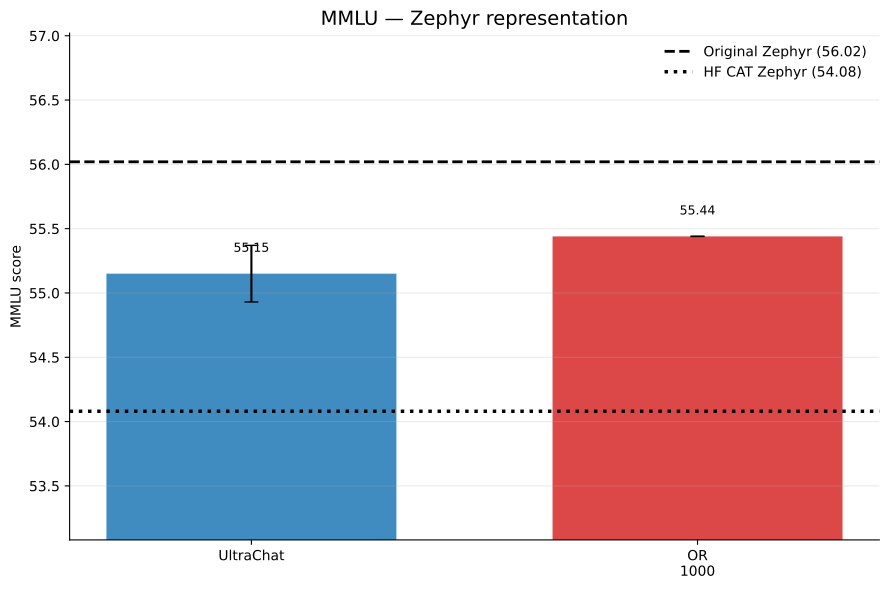

The script that drew this image:
import numpy as np
import matplotlib.pyplot as plt

from pathlib import Path
from matplotlib.backends.backend_pdf import PdfPages


# ============================================================
# Configuration
# ============================================================

MODEL_NAME = "Zephyr"

rows = [
    "only UltraChat",
    "OR (1000)",
]

# Same colors across ALL experiments/scripts
colors = {
    "only UltraChat":      "C0",
    "OR (100)":            "C1",
    "OR (500)":            "C2",
    "OR (1000)":           "C3",
    "trimmed OR (1000)":   "C4",
    "OR (3000)":           "C5",
}

eps = np.array([0.05, 0.10, 0.20, 0.40])


# ============================================================
# MMLU
# ============================================================

mmlu_github = {
    "only UltraChat": (55.15, 0.22),
    "OR (1000)":      (55.44, None),
}

mmlu_references = {
    "Original Zephyr": 56.02,
    "HuggingFace CAT Zephyr": 54.08,
}

mmlu_relative = {
    "only UltraChat": {
        "y":   [55.05, 54.98, 55.17, 54.92],
        "err": [0.30, 0.26, 0.17, 0.17],
    },
    "OR (1000)": {
        "y":   [55.71, 55.38, 55.80, 55.16],
        "err": [None, None, None, None],
    },
}


# ============================================================
# ARC-E
# ============================================================

arce_github = {
    "only UltraChat": (78.22, 0.38),
    "OR (1000)":      (77.23, None),
}

arce_references = {
    "Original Zephyr": 81.00,
    "HuggingFace CAT Zephyr": 78.20,
}

arce_relative = {
    "only UltraChat": {
        "y":   [79.00, 78.52, 78.04, 77.08],
        "err": [0.26, 0.35, 0.40, 0.87],
    },
    "OR (1000)": {
        "y":   [77.95, 77.95, 77.61, 77.65],
        "err": [None, None, None, None],
    },
}


# ============================================================
# ARC-C
# ============================================================

arcc_github = {
    "only UltraChat": (50.24, 0.61),
    "OR (1000)":      (51.37, None),
}

arcc_references = {
    "Original Zephyr": 55.20,
    "HuggingFace CAT Zephyr": 51.50,
}

arcc_relative = {
    "only UltraChat": {
        "y":   [51.17, 51.08, 50.94, 49.32],
        "err": [0.35, 0.51, 0.76, 0.82],
    },
    "OR (1000)": {
        "y":   [51.62, 51.45, 52.30, 50.60],
        "err": [None, None, None, None],
    },
}


# ============================================================
# Labels
# ============================================================

labels = {
    "only UltraChat": "UltraChat",
    "OR (100)": "OR\n100",
    "OR (500)": "OR\n500",
    "OR (1000)": "OR\n1000",
    "trimmed OR (1000)": "Trimmed OR\n1000",
    "OR (3000)": "OR\n3000",
}


# ============================================================
# Representation plot
# ============================================================

def plot_representation(data, references, metric):
    fig, ax = plt.subplots(figsize=(9, 6))

    available_rows = [
        row for row in rows
        if data.get(row) is not None
    ]

    x = np.arange(len(available_rows))

    values = [
        data[row][0]
        for row in available_rows
    ]

    errors = [
        data[row][1] if data[row][1] is not None else 0
        for row in available_rows
    ]

    bars = ax.bar(
        x,
        values,
        yerr=errors,
        capsize=5,
        width=0.65,
        color=[colors[row] for row in available_rows],
        alpha=0.85,
    )

    # --------------------------------------------------------
    # Reference lines
    # --------------------------------------------------------

    original = references["Original Zephyr"]
    hf = references["HuggingFace CAT Zephyr"]

    ax.axhline(
        original,
        color="black",
        linestyle="--",
        linewidth=2,
        label=f"Original Zephyr ({original:.2f})",
    )

    ax.axhline(
        hf,
        color="black",
        linestyle=":",
        linewidth=2.5,
        label=f"HF CAT Zephyr ({hf:.2f})",
    )

    # --------------------------------------------------------
    # Labels
    # --------------------------------------------------------

    ax.set_xticks(x)

    ax.set_xticklabels([
        labels[row]
        for row in available_rows
    ])

    # Values above bars
    for bar, value in zip(bars, values):
        ax.text(
            bar.get_x() + bar.get_width() / 2,
            bar.get_height() + 0.15,
            f"{value:.2f}",
            ha="center",
            va="bottom",
            fontsize=9,
        )

    # --------------------------------------------------------
    # Adaptive y-axis
    # --------------------------------------------------------

    all_values = values + [original, hf]

    ymin = min(all_values)
    ymax = max(all_values)

    padding = max(
        (ymax - ymin) * 0.25,
        1,
    )

    ax.set_ylim(
        max(0, ymin - padding),
        ymax + padding,
    )

    # --------------------------------------------------------
    # Styling
    # --------------------------------------------------------

    ax.set_title(
        f"{metric} — {MODEL_NAME} representation",
        fontsize=14,
    )

    ax.set_ylabel(
        f"{metric} score"
    )

    ax.grid(
        axis="y",
        alpha=0.25,
    )

    ax.spines["top"].set_visible(False)
    ax.spines["right"].set_visible(False)

    ax.legend(
        frameon=False,
        loc="best",
    )

    fig.tight_layout()

    return fig, ax


# ============================================================
# Relative-lr plot
# ============================================================

def plot_relative_lr(data, metric):
    fig, ax = plt.subplots(figsize=(9, 6))

    all_values = []

    for row in rows:

        y = np.array([
            np.nan if v is None else float(v)
            for v in data[row]["y"]
        ])

        # Skip completely missing series
        if np.all(np.isnan(y)):
            continue

        all_values.extend(
            y[~np.isnan(y)].tolist()
        )

        # ----------------------------------------------------
        # Line + markers
        # ----------------------------------------------------

        ax.plot(
            eps,
            y,
            marker="o",
            markersize=7,
            linewidth=2,
            color=colors[row],
            label=row,
        )

        # ----------------------------------------------------
        # Error bars
        # ----------------------------------------------------

        for x_i, y_i, err_i in zip(
            eps,
            data[row]["y"],
            data[row]["err"],
        ):
            if y_i is None or err_i is None:
                continue

            ax.errorbar(
                x_i,
                y_i,
                yerr=err_i,
                fmt="none",
                capsize=4,
                color=colors[row],
            )

    # --------------------------------------------------------
    # Adaptive y-axis
    # --------------------------------------------------------

    if all_values:
        ymin = min(all_values)
        ymax = max(all_values)

        padding = max(
            (ymax - ymin) * 0.15,
            1,
        )

        ax.set_ylim(
            max(0, ymin - padding),
            ymax + padding,
        )

    # --------------------------------------------------------
    # Axis labels
    # --------------------------------------------------------

    ax.set_xlabel(
        r"Self $\epsilon$ (relative lr)"
    )

    ax.set_ylabel(
        f"{metric} score"
    )

    ax.set_xticks(eps)

    ax.set_xticklabels([
        "0.05",
        "0.10",
        "0.20",
        "0.40",
    ])

    # --------------------------------------------------------
    # Styling
    # --------------------------------------------------------

    ax.set_title(
        f"{metric} — {MODEL_NAME} relative learning rate",
        fontsize=14,
    )

    ax.grid(
        axis="y",
        alpha=0.25,
    )

    ax.spines["top"].set_visible(False)
    ax.spines["right"].set_visible(False)

    ax.legend(
        frameon=False,
    )

    fig.tight_layout()

    return fig, ax


# ============================================================
# Generate all six figures
# ============================================================

figures = []


# ------------------------------------------------------------
# MMLU
# ------------------------------------------------------------

fig, ax = plot_representation(
    mmlu_github,
    mmlu_references,
    "MMLU",
)
figures.append(fig)

fig, ax = plot_relative_lr(
    mmlu_relative,
    "MMLU",
)
figures.append(fig)


# ------------------------------------------------------------
# ARC-E
# ------------------------------------------------------------

fig, ax = plot_representation(
    arce_github,
    arce_references,
    "ARC-E",
)
figures.append(fig)

fig, ax = plot_relative_lr(
    arce_relative,
    "ARC-E",
)
figures.append(fig)


# ------------------------------------------------------------
# ARC-C
# ------------------------------------------------------------

fig, ax = plot_representation(
    arcc_github,
    arcc_references,
    "ARC-C",
)
figures.append(fig)

fig, ax = plot_relative_lr(
    arcc_relative,
    "ARC-C",
)
figures.append(fig)


# ============================================================
# Save ALL six figures to ONE multipage PDF
#
# The PDF gets the same name and location as this .py file.
#
# Example:
#
#     capabilities_zephyr.py
#
# creates:
#
#     capabilities_zephyr.pdf
# ============================================================

script_path = Path(__file__).resolve()
pdf_path = script_path.with_suffix(".pdf")

with PdfPages(pdf_path) as pdf:
    for fig in figures:
        pdf.savefig(
            fig,
            bbox_inches="tight",
        )

print(
    f"Saved {len(figures)} figures to:\n"
    f"{pdf_path}"
)


# ============================================================
# Display
# ============================================================

plt.show()
